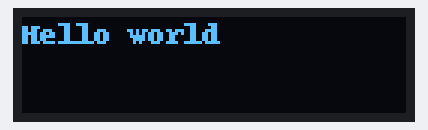
Bench run of a program on a simulated Raspberry Pi (BCM pin numbers). Shown: 128×32 one-colour display. At 0.1 s the program stops and its outputs stay as they are.

Above: at 0.1 s.

The program:

Basic_draw_text_1.3_oled_display.py
```python
import time
import busio
from board import SCL, SDA
import adafruit_ssd1306
from PIL import Image, ImageDraw, ImageFont


#create I2c interface
i2c = busio.I2C(SCL, SDA)

#create oled class
oled = adafruit_ssd1306.SSD1306_I2C(128, 32, i2c, addr=0x3C)

#clear display
oled.fill(0)
oled.show()

#create image buffer
image = Image.new("1", (128, 32))
draw = ImageDraw.Draw(image)

#load font
font = ImageFont.load_default()

#draw text
draw.text((0, 0), "Hello world", font=font, fill=255)

#display image
oled.image(image)
oled.show()
```
